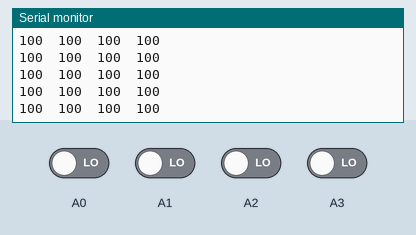
Bench run of a sketch on a simulated Arduino Uno, built with avr-gcc and run on an emulated ATmega328P. Parts: the last lines printed to the serial monitor. The test bench sets the inputs (shaded band); at power-on: A0–3 LOW.

Above: at 1.3 s.
1.4 s: A0 driven HIGH
At 1.71 s:
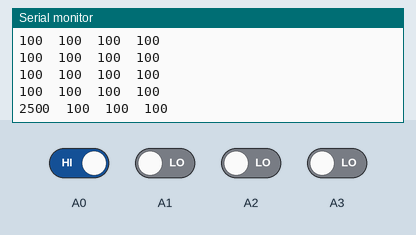
2.9 s: A1 driven HIGH
At 3.23 s:
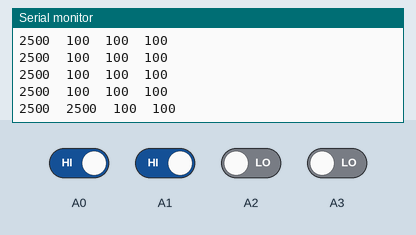
4.4 s: A2 driven HIGH
At 4.75 s:
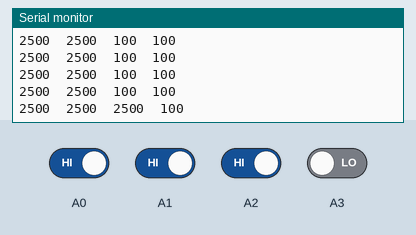
5.9 s: A3 driven HIGH
At 6.27 s:
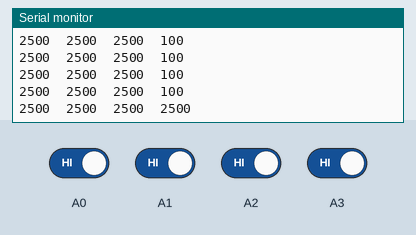
7.4 s: A0 driven LOW
At 7.79 s:
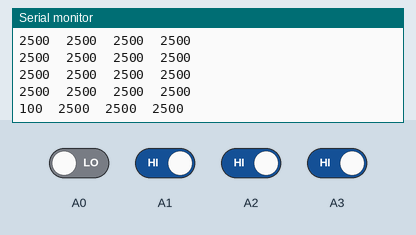
10.4 s: A1 driven LOW
At 10.83 s:
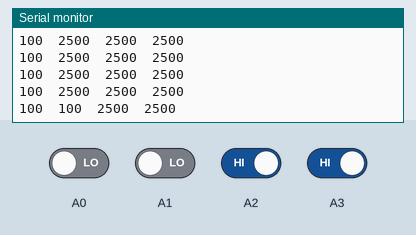

The sketch:

01_Read_Raw.ino
```cpp
#include <QTRSensors.h>

QTRSensors qtr_front;
QTRSensors qtr_back;
QTRSensors qtr_left;
QTRSensors qtr_right;

const uint8_t SensorCount = 4;
uint16_t sensorValues[SensorCount];

void setupLineSensors()
{
  const uint16_t def_timeout = 1000;
  Serial.println("initializinf line sensors . . .");

  //front line sensor
  qtr_front.setTimeout(def_timeout);
  qtr_front.setTypeRC();
  qtr_front.setSensorPins((const uint8_t[]) {
    A0, A1, A2, A3
  }, SensorCount);
  qtr_front.setEmitterPin(33);
/*
  //back line sensor
  qtr_back.setTimeout(def_timeout);
  qtr_back.setTypeRC();
  qtr_back.setSensorPins((const uint8_t[]) {
    A15, A14, A13, A12
  }, SensorCount);
  qtr_back.setEmitterPin(32);

  //left line sensor
  qtr_left.setTimeout(def_timeout);
  qtr_left.setTypeRC();
  qtr_left.setSensorPins((const uint8_t[]) {
    A7, A6, A5, A4
  }, SensorCount);
  qtr_left.setEmitterPin(30);

  //right line sensor
  qtr_right.setTimeout(def_timeout);
  qtr_right.setTypeRC();
  qtr_right.setSensorPins((const uint8_t[]) {
    A8, A9, A10, A11
  }, SensorCount);
  qtr_right.setEmitterPin(31);*/
}

void setup()
{
  Serial.begin(9600);

  //configure line sensors
  setupLineSensors();
}


void loop()
{
  // read raw sensor values
  qtr_front.read(sensorValues);

  // print the sensor values as numbers from 0 to 2500, where 0 means maximum
  // reflectance and 2500 means minimum reflectance
  for (uint8_t i = 0; i < SensorCount; i++)
  {
    Serial.print(sensorValues[i]);
    Serial.print('\t');
  }
  Serial.println();

  delay(250);
}
```

Measured:
- after the input at 1.4 s, the serial monitor: prints a new line after 0.12 s (image 1)
- after the input at 2.9 s, the serial monitor: prints a new line after 0.14 s (image 2)
- after the input at 4.4 s, the serial monitor: prints a new line after 0.17 s (image 3)
- after the input at 5.9 s, the serial monitor: prints a new line after 0.19 s (image 4)
- after the input at 7.4 s, the serial monitor: prints a new line after 0.21 s (image 5)
- after the input at 10.4 s, the serial monitor: prints a new line after 0.25 s (image 6)
